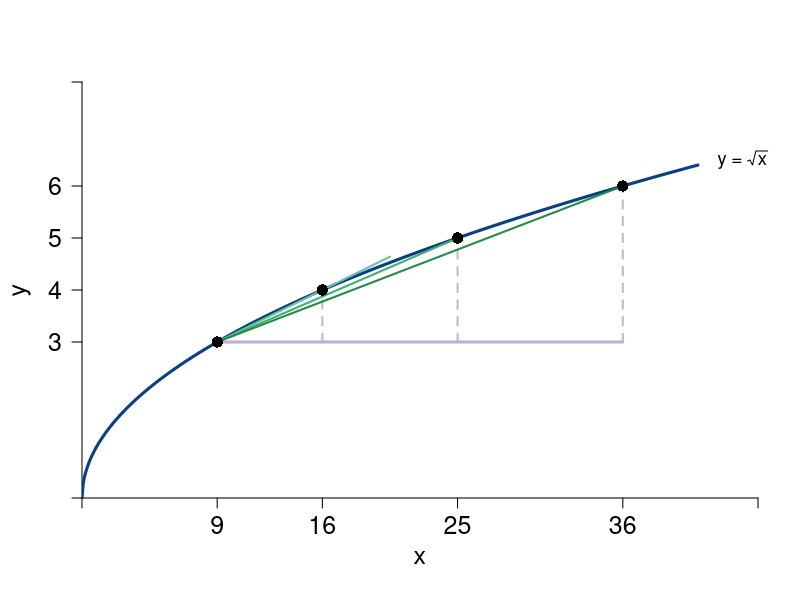

Here is the R script that generated this plot:
#Graph Designer: Scott Cohn
#Authors: Bowles and Halliday
#Title: Coordination, Conflict and Competition: A Text in Microeconomics

library(shape)
pdf(file = "mathappendix/gradient.pdf", width = 8, height = 6)

#Set parameters for graphics
axislabelsize <- 1.5
labelsize <- 1.1
graphlinewidth <- 3
segmentlinewidth <- 2

COL <- c("#7fc97f", "#beaed4", "#fdc086", "#ffff99", "#386cb0", "#f0027f", "#bf5b17", "#666666")
COLA <- c("#e0f3db", "#99d8c9","#66c2a4","#41ae76", "#238b45", "#005824")
COLB <- c("#4eb3d3", "#2b8cbe", "#0868ac","#084081")

xlims <- c(0, 45)
ylims <- c(0, 8)

npts <- 501 
x <- seq(xlims[1], xlims[2], length.out = npts)
y <- seq(ylims[1], ylims[2], length.out = npts) 

plot(0, 0, xlim = xlims, ylim = ylims, type = "n",
     xlab = expression(paste("")),
     ylab = expression(paste("")), 
     xaxt = "n", 
     yaxt = "n", 
     cex.lab = axislabelsize, 
     bty = "n", 
     xaxs="i", 
     yaxs="i"
)



ticksx <- c(xlims[1], 9, 16, 25, 36, xlims[2])
xlabels <- c(NA, 9, 16, 25, 36, NA)
ticksy <- c(ylims[1], 3, 4, 5, 6, ylims[2])
ylabels <- c(NA, 3, 4, 5, 6, NA)

axis(1,at = ticksx,  pos = 0, labels = xlabels, cex.axis = axislabelsize)
axis(2,at = ticksy,  pos = 0, labels = ylabels, las = 1, cex.axis = axislabelsize)

npts <- 500 
xx1 <- seq(xlims[1], xlims[2], length.out = npts)
xx2 <-seq(xlims[1], xlims[2] - 4, length.out = npts)
xx3 <- seq(xlims[1], 0, length.out = npts)

#Axis labels
mtext(expression(paste("", x)), side = 1, line = 2.5, cex = axislabelsize)
text(-4, 0.5*ylims[2], expression(paste("", y)), xpd = TRUE, cex = axislabelsize, srt = 90) 


#equations:
sqrt <- function(x){
  x^(1/2)
}

# lines
lines(xx2, sqrt(xx2), col = COLB[4], lwd = graphlinewidth)

# segments
segments(16, 3, 16, 4, lty = 2, col = "gray", lwd = segmentlinewidth)
segments(25, 3, 25, 5, lty = 2, col = "gray", lwd = segmentlinewidth)
segments(36, 3, 36, 6, lty = 2, col = "gray", lwd = segmentlinewidth)

segments(9, 3, 36, 3, lty = 1, col = COL[2], lwd = graphlinewidth)

segments(9, 3, 20.5, 4.642, lty = 1, col = COLA[3], lwd = segmentlinewidth)
segments(9, 3, 25, 5, lty = 1, col = COLA[4], lwd = segmentlinewidth)
segments(9, 3, 36, 6, lty = 1, col = COLA[5], lwd = segmentlinewidth)

# points
points(9, 3, pch = 16, col = "black", cex = 1.5)
points(16, 4, pch = 16, col = "black", cex = 1.5)
points(25, 5, pch = 16, col = "black", cex = 1.5)
points(36, 6, pch = 16, col = "black", cex = 1.5)

# label function
text(44, 6.5, expression(paste("y = ", sqrt(x))),  xpd = TRUE, cex = labelsize)

dev.off()
